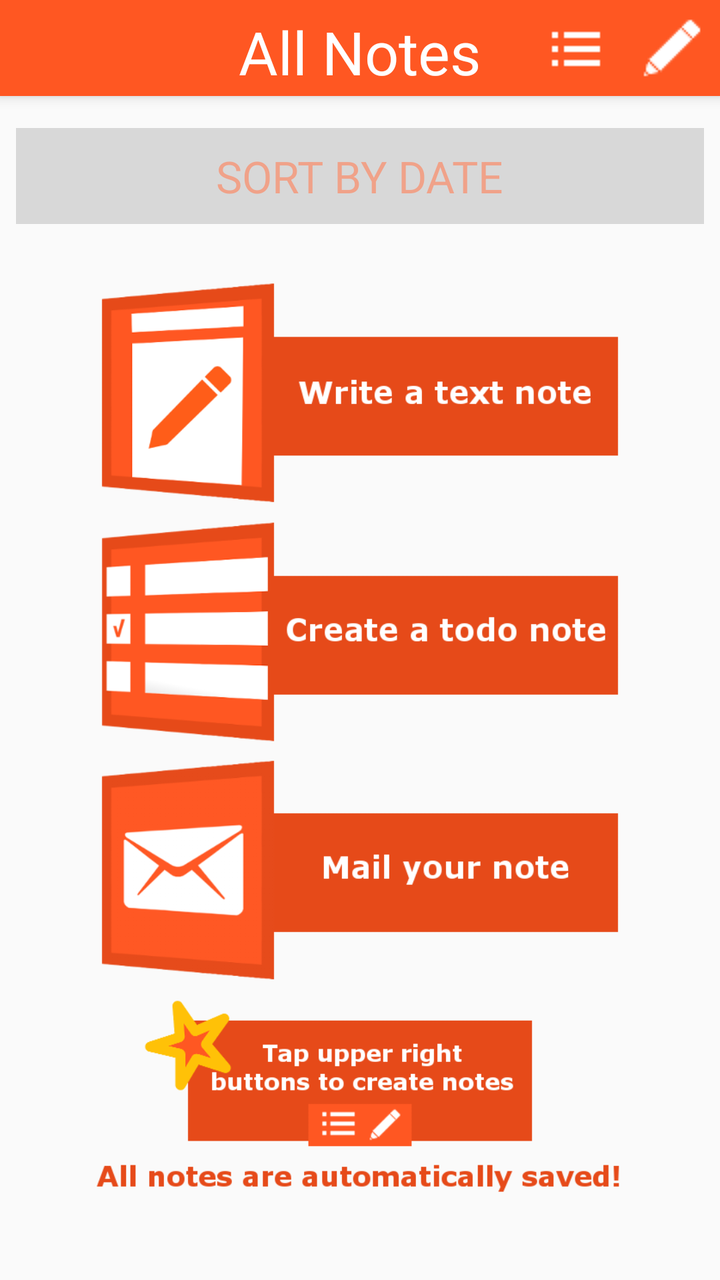
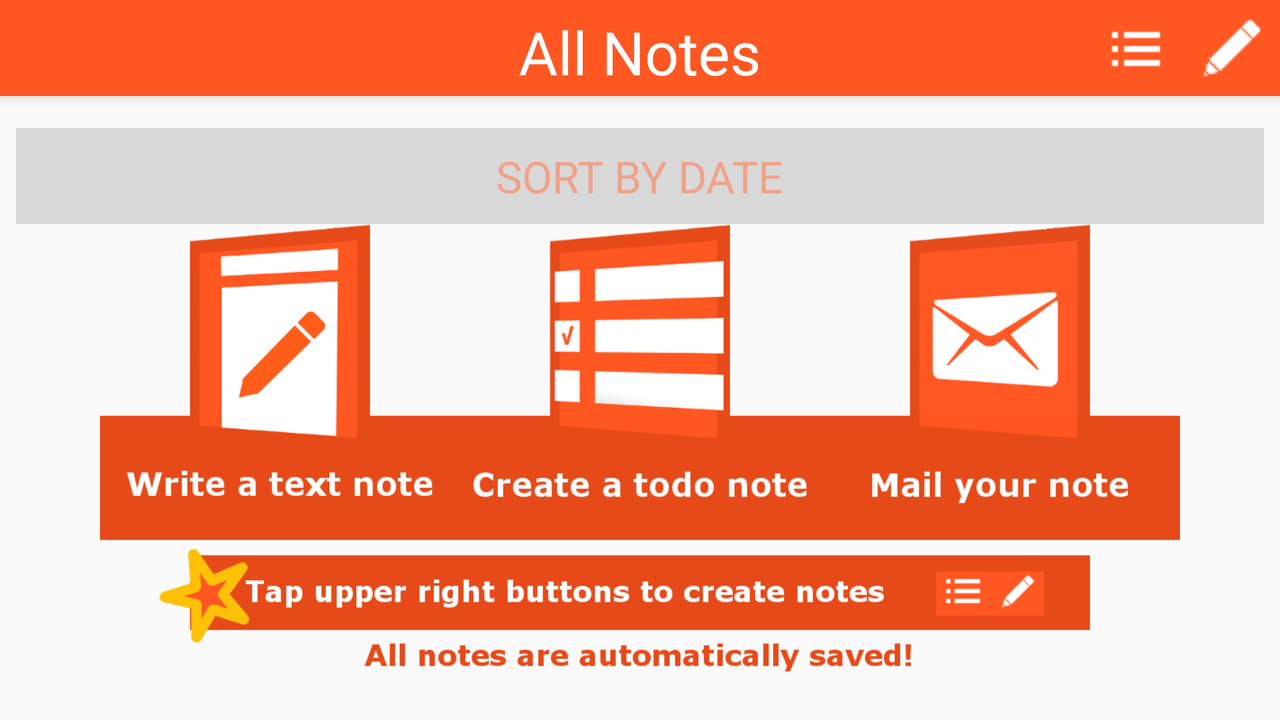

First picture: res/layout/ on a phone held upright. Second picture: the repository's own variant of that layout, on a device whose configuration matches the variant's folder. Source for both follows.
<!-- AndroidManifest.xml: application theme AppTheme -->
<!-- res/layout/activity_main.xml -->
<RelativeLayout xmlns:android="http://schemas.android.com/apk/res/android"
                xmlns:tools="http://schemas.android.com/tools"
                android:layout_width="match_parent"
                android:layout_height="match_parent"

                tools:context=".MainActivity">

    <RelativeLayout

        android:id="@+id/my_actionbar"
        android:paddingLeft="4dp"
        android:layout_gravity="fill_horizontal"
        android:layout_width="match_parent"
        android:background="@color/primarycolor"
        android:elevation="4dp"
        android:layout_height="48dp">
        <TextView

            android:id="@+id/actionbar_title"
            android:text="@string/actionbar_title"
            android:paddingTop="4dp"
            android:textSize="30sp"
            android:textColor="@color/texticons"
            android:layout_centerInParent="true"

            android:layout_width="wrap_content"
            android:layout_height="wrap_content" />
        <ImageButton
            android:id="@+id/new_note_button"
            android:src="@drawable/newnote"
            android:background="#0000"
            android:layout_alignParentRight="true"
            android:layout_width="48dp"
            android:layout_height="48dp" />

        <ImageButton
            android:id="@+id/new_todo_button"
            android:src="@drawable/newtodo"
            android:layout_toLeftOf="@id/new_note_button"
            android:background="#0000"
            android:gravity="right"
            android:layout_width="48dp"
            android:layout_height="48dp" />

    </RelativeLayout>
    <RelativeLayout
        android:paddingLeft="16dp"
        android:paddingRight="16dp"
        android:id="@+id/container_list_view"
        android:layout_below="@id/my_actionbar"
        android:layout_width="match_parent"
        android:background="@color/dividercolor"
        android:layout_marginLeft="8dp"
        android:layout_marginRight="8dp"
        android:alpha="0.5"
        android:layout_marginTop="16dp"
        android:layout_height="48dp">

        <TextView
            android:id="@+id/sort_button"
            android:layout_centerInParent="true"
            android:text="SORT BY DATE"
            android:clickable="true"
            android:onClick="onClick"
            android:textSize="22sp"
            android:textColor="@color/primarydarkcolor"
            android:layout_width="wrap_content"
            android:layout_height="wrap_content"/>


    </RelativeLayout>
    <RelativeLayout
        android:layout_marginTop="8dp"
        android:paddingLeft="8dp"
        android:paddingRight="8dp"
        android:id="@+id/information_field"
        android:layout_below="@id/container_list_view"
        android:layout_width="match_parent"
        android:layout_height="match_parent">
        <ImageView
            android:id="@+id/instruction_view"
            android:src="@drawable/instructions_portrait"
            android:layout_centerVertical="true"
            android:layout_centerHorizontal="true"
            android:layout_width="match_parent"
            android:layout_height="match_parent"/>

        <ListView
            android:background="@color/primarycolor"
            android:id="@+id/list_view"
            android:divider="@color/texticons"
            android:dividerHeight="4dp"
            android:layout_width="match_parent"
            android:layout_height="wrap_content"></ListView>

    </RelativeLayout>






</RelativeLayout>
<!-- resources referenced by this layout -->
<resources>
  <color name="dividercolor">#B6B6B6</color>
  <color name="primarycolor">#FF5722</color>
  <color name="primarydarkcolor">#E64A19</color>
  <color name="texticons">#FFFFFF</color>
  <!-- drawable instructions_portrait: png bitmap (drawable, 62737 bytes) -->
  <!-- drawable newnote: png bitmap (drawable, 370 bytes) -->
  <!-- drawable newtodo: png bitmap (drawable, 163 bytes) -->
  <string name="actionbar_title">All Notes</string>
  <style name="AppTheme" parent="Theme.AppCompat.Light.DarkActionBar">
          
          <item name="colorPrimaryDark">@color/primarydarkcolor</item>
  
      </style>
</resources>
<!-- res/layout-land/activity_main.xml (the author's variant of the layout above) -->
<!-- drawn on the phone turned sideways -->
<RelativeLayout xmlns:android="http://schemas.android.com/apk/res/android"
                xmlns:tools="http://schemas.android.com/tools"
                android:layout_width="match_parent"
                android:layout_height="match_parent"

                tools:context=".MainActivity">
    <ImageView
        android:id="@+id/instruction_view"
        android:src="@drawable/instructions_landscape"
        android:layout_centerVertical="true"
        android:layout_centerHorizontal="true"
        android:layout_width="match_parent"
        android:layout_height="match_parent"/>

    <RelativeLayout

        android:id="@+id/my_actionbar"
        android:paddingLeft="4dp"
        android:layout_gravity="fill_horizontal"
        android:layout_width="match_parent"
        android:background="@color/primarycolor"
        android:elevation="4dp"
        android:layout_height="48dp">
        <TextView

            android:id="@+id/actionbar_title"
            android:text="@string/actionbar_title"
            android:paddingTop="4dp"
            android:textSize="30sp"
            android:textColor="@color/texticons"
            android:layout_centerInParent="true"

            android:layout_width="wrap_content"
            android:layout_height="wrap_content" />
        <ImageButton
            android:id="@+id/new_note_button"
            android:src="@drawable/newnote"
            android:background="#0000"
            android:layout_alignParentRight="true"
            android:layout_width="48dp"
            android:layout_height="48dp" />

        <ImageButton
            android:id="@+id/new_todo_button"
            android:src="@drawable/newtodo"
            android:layout_toLeftOf="@id/new_note_button"
            android:background="#0000"
            android:gravity="right"
            android:layout_width="48dp"
            android:layout_height="48dp" />

    </RelativeLayout>
    <RelativeLayout
        android:paddingLeft="16dp"
        android:paddingRight="16dp"
        android:id="@+id/container_list_view"
        android:layout_below="@id/my_actionbar"
        android:layout_width="match_parent"
        android:background="@color/dividercolor"
        android:layout_marginLeft="8dp"
        android:layout_marginRight="8dp"
        android:alpha="0.5"
        android:layout_marginTop="16dp"
        android:layout_height="48dp">

        <TextView
            android:id="@+id/sort_button"
            android:layout_centerInParent="true"
            android:text="SORT BY DATE"
            android:clickable="true"
            android:onClick="onClick"
            android:textSize="22sp"
            android:textColor="@color/primarydarkcolor"
            android:layout_width="wrap_content"
            android:layout_height="wrap_content"/>


    </RelativeLayout>
    <RelativeLayout
        android:layout_marginTop="8dp"
        android:paddingLeft="8dp"
        android:paddingRight="8dp"
        android:id="@+id/information_field"
        android:layout_below="@id/container_list_view"
        android:layout_width="match_parent"
        android:layout_height="match_parent">


        <ListView
            android:background="@color/primarycolor"
            android:id="@+id/list_view"
            android:divider="@color/texticons"
            android:dividerHeight="4dp"
            android:layout_width="match_parent"
            android:layout_height="wrap_content"></ListView>

    </RelativeLayout>






</RelativeLayout>
<!-- resources referenced by the variant -->
<!-- as the phone turned sideways resolves them -->
<resources>
  <color name="dividercolor">#B6B6B6</color>
  <color name="primarycolor">#FF5722</color>
  <color name="primarydarkcolor">#E64A19</color>
  <color name="texticons">#FFFFFF</color>
  <!-- drawable instructions_landscape: png bitmap (drawable, 54290 bytes) -->
  <!-- drawable newnote: png bitmap (drawable, 370 bytes) -->
  <!-- drawable newtodo: png bitmap (drawable, 163 bytes) -->
  <string name="actionbar_title">All Notes</string>
  <style name="AppTheme" parent="Theme.AppCompat.Light.DarkActionBar">
          
          <item name="colorPrimaryDark">@color/primarydarkcolor</item>
  
      </style>
</resources>
